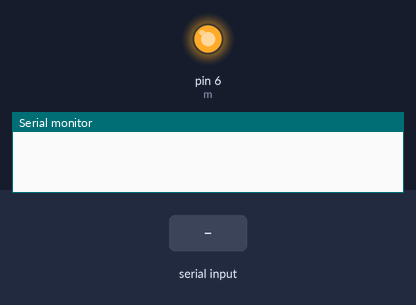
A sketch run on a simulated Arduino Uno, built with avr-gcc and run on an emulated ATmega328P. On the bench: output pins drawn as LEDs (lit = HIGH), the last lines printed to the serial monitor. Inputs (shaded band) come from the test bench.

Above: at 1.2 s.
1.3 s: "s" received over Serial
At 2.7 s:
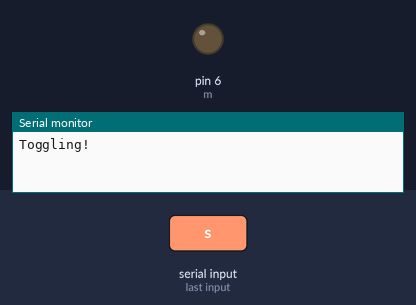
Timing chart, 0 to 4.3 s (numbered marks = the images above; inputs shaded):
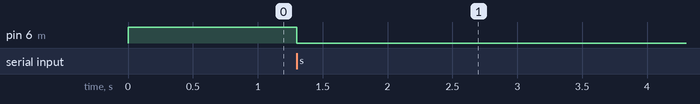

Measured:
- after the input at 1.3 s, pin 6 (m): HIGH → LOW at once

The sketch:

motortest2.ino
```cpp
int m = 6;
void setup() {
  // put your setup code here, to run once:
  pinMode(m, OUTPUT);
  Serial.begin(115200);
}
bool r = true;
void loop() {
  // put your main code here, to run repeatedly:
  if (Serial.available() > 0) {
    // read the incoming byte:
    char incomingByte = Serial.read();
    if (incomingByte == 's') {
      Serial.println("Toggling!");
      r = !r;
    }
  }
  if(r) {
    analogWrite(m, 255);
  } else {
    analogWrite(m, 0);
  }
}
```
